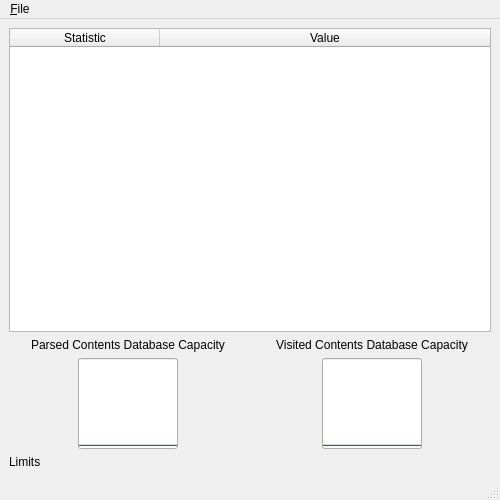
<?xml version="1.0" encoding="UTF-8"?>
<ui version="4.0">
 <class>pandamonium_statistics</class>
 <widget class="QMainWindow" name="pandamonium_statistics">
  <property name="geometry">
   <rect>
    <x>0</x>
    <y>0</y>
    <width>500</width>
    <height>500</height>
   </rect>
  </property>
  <property name="windowTitle">
   <string>pandamonium: Statistics</string>
  </property>
  <property name="windowIcon">
   <iconset resource="../Icons/icons.qrc">
    <normaloff>:/nuvola/www.png</normaloff>:/nuvola/www.png</iconset>
  </property>
  <widget class="QWidget" name="centralwidget">
   <layout class="QVBoxLayout" name="verticalLayout_3">
    <item>
     <widget class="QTableWidget" name="statistics">
      <property name="alternatingRowColors">
       <bool>true</bool>
      </property>
      <property name="selectionMode">
       <enum>QAbstractItemView::NoSelection</enum>
      </property>
      <property name="selectionBehavior">
       <enum>QAbstractItemView::SelectRows</enum>
      </property>
      <property name="horizontalScrollMode">
       <enum>QAbstractItemView::ScrollPerPixel</enum>
      </property>
      <attribute name="horizontalHeaderDefaultSectionSize">
       <number>150</number>
      </attribute>
      <attribute name="horizontalHeaderMinimumSectionSize">
       <number>150</number>
      </attribute>
      <attribute name="horizontalHeaderStretchLastSection">
       <bool>true</bool>
      </attribute>
      <column>
       <property name="text">
        <string>Statistic</string>
       </property>
      </column>
      <column>
       <property name="text">
        <string>Value</string>
       </property>
      </column>
     </widget>
    </item>
    <item>
     <layout class="QHBoxLayout" name="horizontalLayout_3">
      <item>
       <layout class="QVBoxLayout" name="verticalLayout">
        <item>
         <widget class="QLabel" name="label_9">
          <property name="text">
           <string>Parsed Contents Database Capacity</string>
          </property>
          <property name="alignment">
           <set>Qt::AlignCenter</set>
          </property>
          <property name="wordWrap">
           <bool>true</bool>
          </property>
         </widget>
        </item>
        <item>
         <layout class="QHBoxLayout" name="horizontalLayout">
          <item>
           <spacer name="horizontalSpacer">
            <property name="orientation">
             <enum>Qt::Horizontal</enum>
            </property>
            <property name="sizeHint" stdset="0">
             <size>
              <width>40</width>
              <height>20</height>
             </size>
            </property>
           </spacer>
          </item>
          <item>
           <widget class="QProgressBar" name="parsed_urls_capacity">
            <property name="sizePolicy">
             <sizepolicy hsizetype="Fixed" vsizetype="Fixed">
              <horstretch>0</horstretch>
              <verstretch>0</verstretch>
             </sizepolicy>
            </property>
            <property name="minimumSize">
             <size>
              <width>100</width>
              <height>0</height>
             </size>
            </property>
            <property name="value">
             <number>0</number>
            </property>
            <property name="textVisible">
             <bool>false</bool>
            </property>
            <property name="orientation">
             <enum>Qt::Vertical</enum>
            </property>
            <property name="textDirection">
             <enum>QProgressBar::TopToBottom</enum>
            </property>
           </widget>
          </item>
          <item>
           <spacer name="horizontalSpacer_2">
            <property name="orientation">
             <enum>Qt::Horizontal</enum>
            </property>
            <property name="sizeHint" stdset="0">
             <size>
              <width>40</width>
              <height>20</height>
             </size>
            </property>
           </spacer>
          </item>
         </layout>
        </item>
       </layout>
      </item>
      <item>
       <layout class="QVBoxLayout" name="verticalLayout_2">
        <item>
         <widget class="QLabel" name="label_10">
          <property name="text">
           <string>Visited Contents Database Capacity</string>
          </property>
          <property name="alignment">
           <set>Qt::AlignCenter</set>
          </property>
          <property name="wordWrap">
           <bool>true</bool>
          </property>
         </widget>
        </item>
        <item>
         <layout class="QHBoxLayout" name="horizontalLayout_2">
          <item>
           <spacer name="horizontalSpacer_3">
            <property name="orientation">
             <enum>Qt::Horizontal</enum>
            </property>
            <property name="sizeHint" stdset="0">
             <size>
              <width>40</width>
              <height>20</height>
             </size>
            </property>
           </spacer>
          </item>
          <item>
           <widget class="QProgressBar" name="visited_urls_capacity">
            <property name="sizePolicy">
             <sizepolicy hsizetype="Fixed" vsizetype="Fixed">
              <horstretch>0</horstretch>
              <verstretch>0</verstretch>
             </sizepolicy>
            </property>
            <property name="minimumSize">
             <size>
              <width>100</width>
              <height>0</height>
             </size>
            </property>
            <property name="value">
             <number>0</number>
            </property>
            <property name="textVisible">
             <bool>false</bool>
            </property>
            <property name="orientation">
             <enum>Qt::Vertical</enum>
            </property>
           </widget>
          </item>
          <item>
           <spacer name="horizontalSpacer_4">
            <property name="orientation">
             <enum>Qt::Horizontal</enum>
            </property>
            <property name="sizeHint" stdset="0">
             <size>
              <width>40</width>
              <height>20</height>
             </size>
            </property>
           </spacer>
          </item>
         </layout>
        </item>
       </layout>
      </item>
     </layout>
    </item>
    <item>
     <widget class="QLabel" name="database_limits">
      <property name="text">
       <string>Limits</string>
      </property>
      <property name="wordWrap">
       <bool>true</bool>
      </property>
     </widget>
    </item>
   </layout>
  </widget>
  <widget class="QMenuBar" name="menubar">
   <property name="geometry">
    <rect>
     <x>0</x>
     <y>0</y>
     <width>500</width>
     <height>27</height>
    </rect>
   </property>
   <widget class="QMenu" name="menu_File">
    <property name="title">
     <string>&amp;File</string>
    </property>
    <addaction name="action_Close"/>
   </widget>
   <addaction name="menu_File"/>
  </widget>
  <widget class="QStatusBar" name="statusbar"/>
  <action name="action_Close">
   <property name="text">
    <string>&amp;Close</string>
   </property>
   <property name="shortcut">
    <string>Esc</string>
   </property>
  </action>
 </widget>
 <resources>
  <include location="../Icons/icons.qrc"/>
 </resources>
 <connections/>
</ui>
